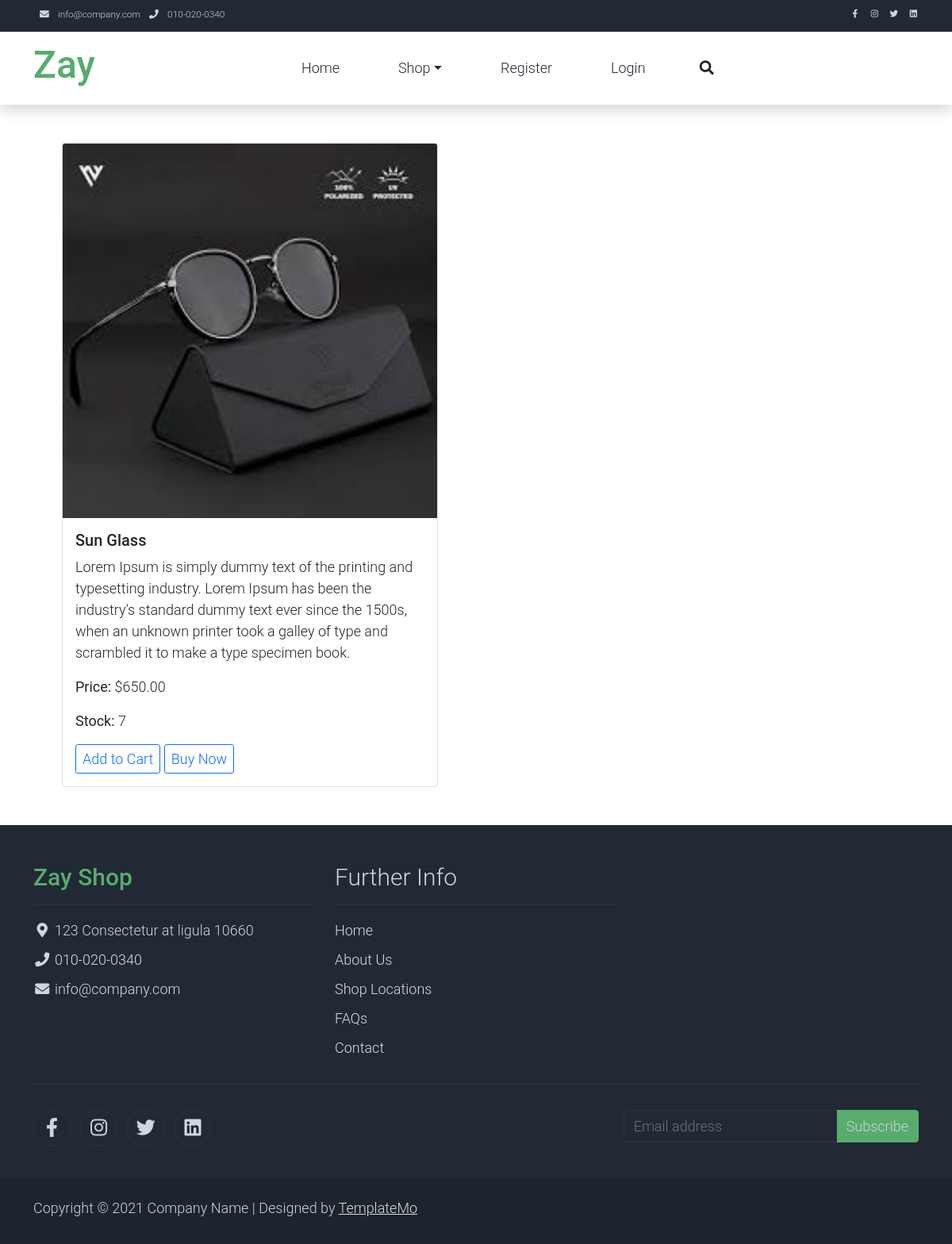
The page /product_detail/1 on the database its author committed.
### shop/models.py (models this page shows, shortened)
class Product(models.Model):
    name = models.CharField(max_length=40)
    desc = models.TextField()
    image = models.ImageField(upload_to='products/', blank=True, null=True)
    price=models.DecimalField(max_digits=10,decimal_places=2)
    stock=models.IntegerField()
    available=models.BooleanField(default=True)
    created=models.DateTimeField(auto_now_add=True)
    updated=models.DateTimeField(auto_now=True)
    category=models.ForeignKey(Category,on_delete=models.CASCADE,related_name="products")

### shop/views.py (the view)
# urls.py: path('product_detail/<int:pk>', views.ProductDetailView.as_view(), name="product_detail"),
class ProductDetailView(DetailView):
        model = Product
        template_name = 'product_detail.html'  # The template to render
        context_object_name = 'product'

### cart/context_processors.py (called while the page is built)
def count_items(request):
    u=request.user
    count = 0
    if request.user.is_authenticated:
        c=Cart.objects.filter(user=u)
        for i in c:
            count=count+i.quantity
    print(count)
    return {'count':count}

### shop/context_processors.py (called while the page is built)
def links(request):
    c=Category.objects.all()
    return {'links':c}

### templates/product_detail.html
{% extends 'base.html' %}
{% block content %}
<div class="container">
    <div class="row" style="...">
        <div class="col-6 p-5">
            <div class="card">
                <img src="{{ product.image.url }}" class="card-img-top" alt="">
                <div class="card-body">
                    <h5 class="card-title">{{ product.name }}</h5>
                    <p class="card-text">{{ product.desc }}</p>
                    <p class="card-text"><strong>Price:</strong> ${{ product.price }}</p>
                    <p class="card-text"><strong>Stock: </strong>{{ product.stock }}</p>
                    {% if user.is_superuser %}
                    {% if product.stock > 0 %}
                    <p>product in stock</p>
                    <a class="btn btn-outline-primary btn-sm" href="{% url 'shop:addstock' product.id %}">Add Stock</a>
                    {% else %}
                    <p>product out of stock</p>
                    <a class="btn btn-outline-primary btn-sm" href="{% url 'shop:addstock' product.id %}">Add Stock</a>
                    {% endif %}
                    {% else %}
                    {% if product.stock > 0 %}
                    <a href="{% url 'cart:addtocart' product.id %}" class="btn btn-outline-primary btn-sm">Add to Cart</a>
                    <a href="#" class="btn btn-outline-primary btn-sm">Buy Now</a>
                    {% else %}
                    <p>product out of stock</p>
                    {% endif %}
                    {% endif %}
                </div>
            </div>
        </div>
    </div>
</div>
{% endblock %}

### static/css/templatemo.css (style rules this page uses)
body, ul, li, p, a, label, input, div { font-family: 'Roboto', sans-serif; font-size: 18px !important; font-weight: 300 !important; }

### rows shown on the page
Product: image (picture), name "Sun Glass", desc "Lorem Ipsum is simply dummy text of the printing and typesetting industry. Lorem Ipsum has been the industry's standard dummy text ever since the 1500s, when an unknown printer took a galley of type and scrambled it to make a type specimen book.", price "650.00", stock "7"
